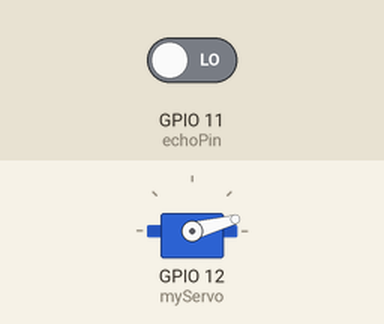
Recording of a sketch running on a simulated ESP8266 (NodeMCU). Shown: servo. The test bench sets the inputs (shaded band); at power-on: GPIO 11 (echoPin) LOW. What the sketch prints to the serial monitor is not drawn.

Above: at 0.0 s.
At 18.8 s:
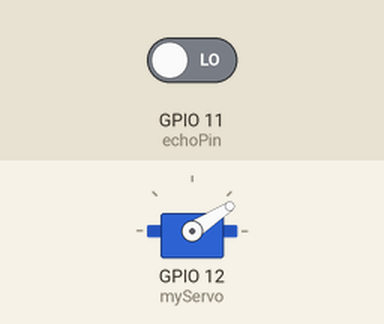
At 38.6 s:
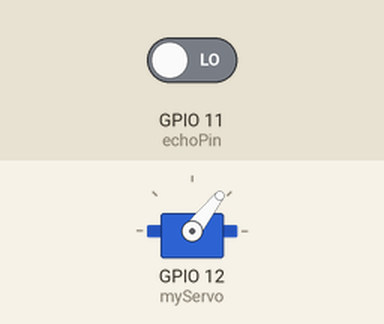
Timing chart, 0 to 40.0 s (numbered marks = the images above):
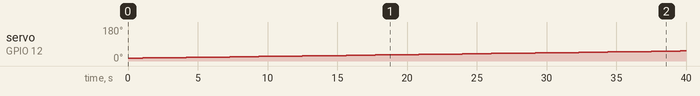

The sketch:

RADAR.ino
```cpp
#include <Servo.h>.
const int trigPin = 10;
const int echoPin = 11;
long duration;
int distance;
Servo myServo;
void setup() {
  pinMode(trigPin, OUTPUT);
  pinMode(echoPin, INPUT);
  Serial.begin(9600);
  myServo.attach(12);
}
void loop() {
  for (int i = 15; i <= 180; i++) {
    myServo.write(i);
    delay(30);
    distance = calculateDistance();
    Serial.print(i);
    Serial.print(",");
    Serial.print(distance);
    Serial.print(".");
  }

  for (int i = 180; i > 15; i--) {
    myServo.write(i);
    delay(30);
    distance = calculateDistance();
    Serial.print(i);
    Serial.print(",");
    Serial.print(distance);
    Serial.print(".");
  }
}

int calculateDistance() {

  digitalWrite(trigPin, LOW);
  delay(2);
  digitalWrite(trigPin, HIGH);
  delay(10);
  digitalWrite(trigPin, LOW);
  duration = pulseIn(echoPin, HIGH);
  distance = duration * 0.034 / 2;
  return distance;
}
```

Measured:
- by itself, servo on GPIO 12 (myServo): moves from 15° to 53° over 38.6 s
